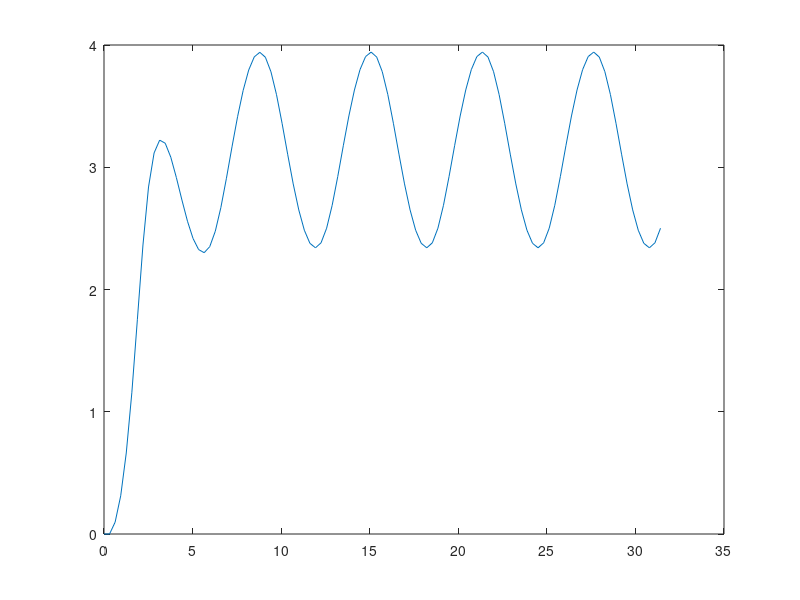

Recreate this plot in MATLAB.
dt = pi/10;
t = 0.0:dt:10.0*pi;
y = zeros(size(t));
y(1) = 0;
for ii=1:(length(t)-1)
    y(ii+1) = y(ii) + dt * (sin(t(ii))+sin(y(ii)));
end
plot(t,y)